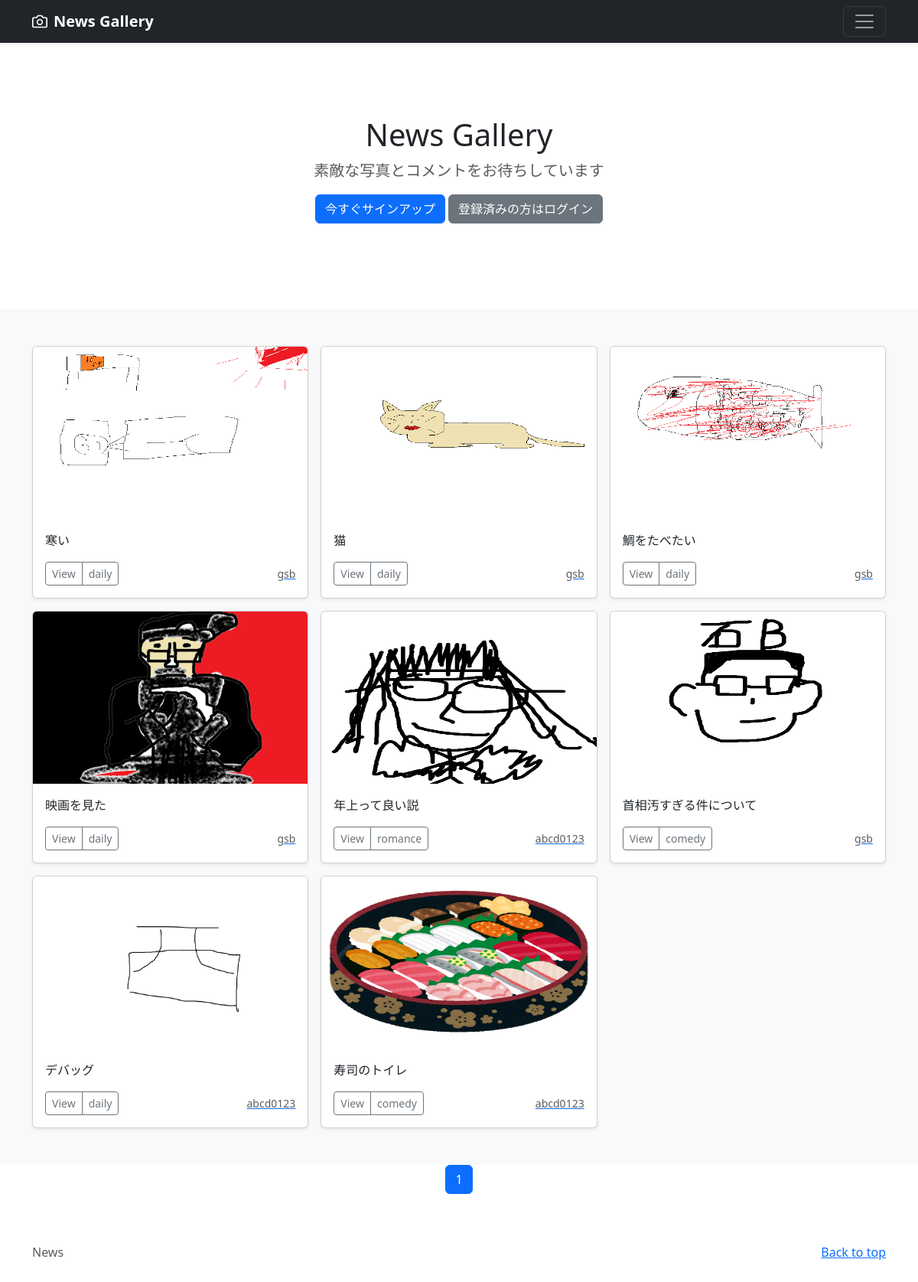
The page / on the database its author committed.
### newsapp/models.py (models this page shows, shortened)
class NewsPost(models.Model):
    user = models.ForeignKey(
        CustomUser,
        verbose_name='ユーザー',
        on_delete=models.CASCADE
        )
    category = models.ForeignKey(
        Category,
        verbose_name='カテゴリ',
        on_delete=models.PROTECT
        )
    title = models.CharField(
        verbose_name='タイトル', # フィールドのタイトル
        max_length=200        # 最大文字数は200
        )
    comment = models.TextField(
        verbose_name='コメント',  # フィールドのタイトル
        )
    image1 = models.ImageField(
        verbose_name='イメージ1',# フィールドのタイトル
        upload_to = 'photos'   # MEDIA_ROOT以下のphotosにファイルを保存
        )
    image2 = models.ImageField(
        verbose_name='イメージ2',# フィールドのタイトル
        upload_to = 'photos',  # MEDIA_ROOT以下のphotosにファイルを保存
        blank=True,            # フィールド値の設定は必須でない
        null=True              # データベースにnullが保存されることを許容
        )
    posted_at = models.DateTimeField(
        verbose_name='投稿日時', # フィールドのタイトル
        auto_now_add=True       # 日時を自動追加
        )

class Category(models.Model):
    title = models.CharField(
        verbose_name='カテゴリ', # フィールドのタイトル
        max_length=20)

### accounts/models.py (models this page shows)
class CustomUser(AbstractUser):
    pass

### newsapp/views.py (the view)
# urls.py: path('',views.IndexView.as_view(),name='index'),
class IndexView(ListView):
    template_name = 'index.html'
    queryset = NewsPost.objects.order_by('-posted_at')
    paginate_by = 9

### newsapp/templates/index.html (shortened to what this page needs)
{% extends 'base.html' %}
{% block contents %}
{% include "news_title.html" %}
{% include "news_list.html" %}
{% include "pagination.html" %}
{% endblock %}

### newsapp/templates/news_list.html
  <div class="album py-5 bg-light">
    <div class="container">
      <div class="row row-cols-1 row-cols-sm-2 row-cols-md-3 g-3">
        {% for record in object_list %}
        <div class="col">
          <div class="card shadow-sm">
            <img src="{{ record.image1.url }}" class="bd-placeholder-img card-img-top" width="100%" height="225" xmlns="http://www.w3.org/2000/svg" role="img" aria-label="Placeholder: Thumbnail" preserveAspectRatio="xMidYMid slice" focusable="false"><title>Placeholder</title><rect width="100%" height="100%" fill="#55595c"/></img>
            <div class="card-body">
              <p class="card-text">{{ record.title }}</p>
              <div class="d-flex justify-content-between align-items-center">
                <div class="btn-group">
                  <button type="button" class="btn btn-sm btn-outline-secondary" onclick="location.href='{% url 'newsapp:news_detail' record.pk %}'">View</button>
                  <button type="button" class="btn btn-sm btn-outline-secondary" onclick="location.href='{% url 'newsapp:news_cat' category=record.category.id %}'">{{ record.category.title }}</button>
                </div>
                <a href='{% url 'newsapp:user_list' user=record.user.id %}'><small class="text-muted">{{ record.user.username }}</small></a>
              </div>
            </div>
          </div>
        </div>
        {% endfor %}
      </div>
    </div>
  </div>

### newsapp/templates/base.html (style rules this page uses)
.bd-placeholder-img { font-size: 1.125rem; text-anchor: middle; -webkit-user-select: none; -moz-user-select: none; user-select: none; }

### rows shown on the page
NewsPost: image1 (picture), title "寒い", category "daily", user.username "gsb"
NewsPost: image1 (picture), title "猫", category "daily", user.username "gsb"
NewsPost: image1 (picture), title "鯛をたべたい", category "daily", user.username "gsb"
NewsPost: image1 (picture), title "映画を見た", category "daily", user.username "gsb"
NewsPost: image1 (picture), title "年上って良い説", category "romance", user.username "abcd0123"
NewsPost: image1 (picture), title "首相汚すぎる件について", category "comedy", user.username "gsb"
NewsPost: image1 (picture), title "デバッグ", category "daily", user.username "abcd0123"
NewsPost: image1 (picture), title "寿司のトイレ", category "comedy", user.username "abcd0123"

### other values the page prints
{{ num }} "1"
